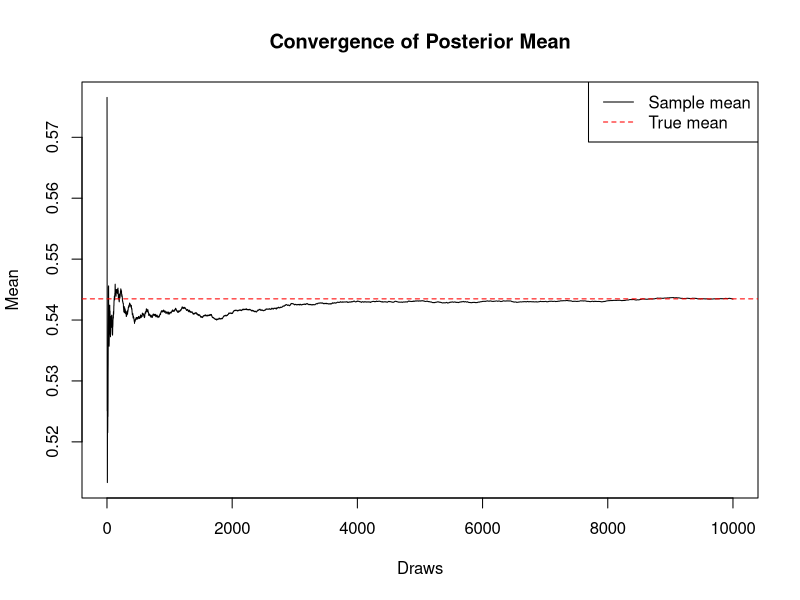
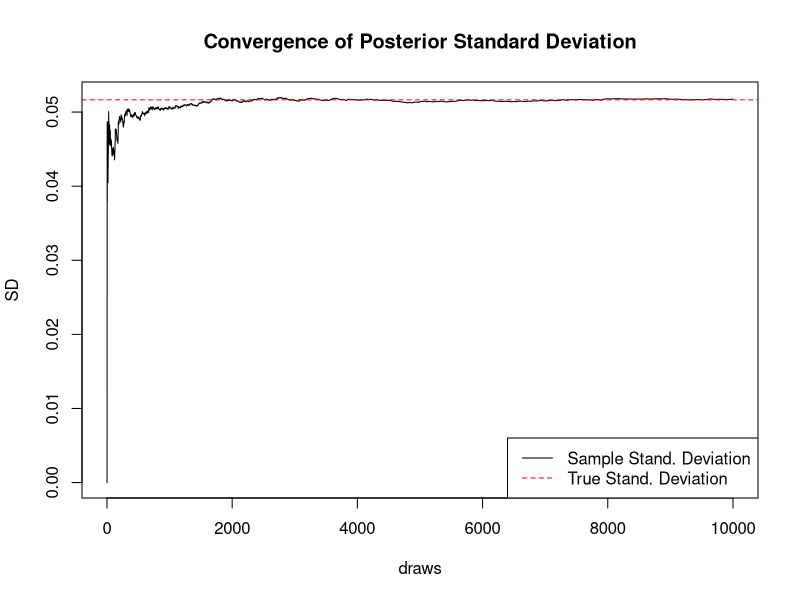
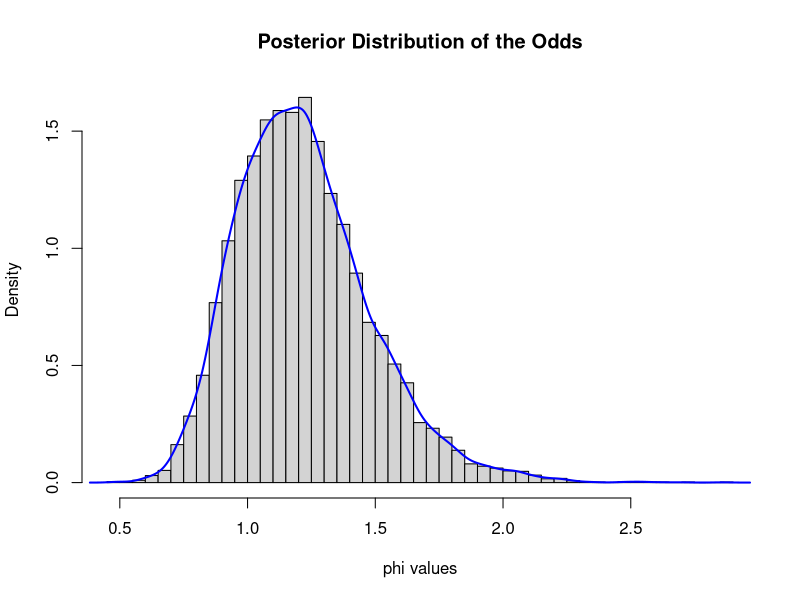
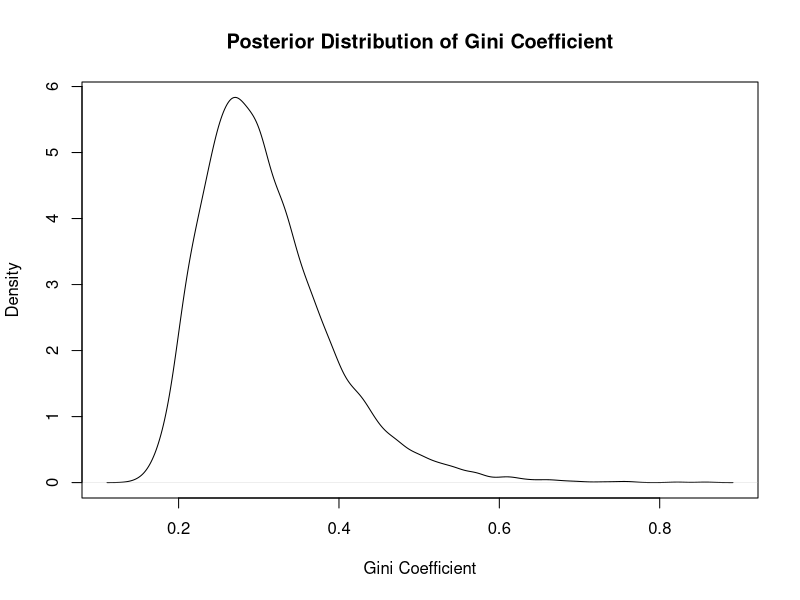
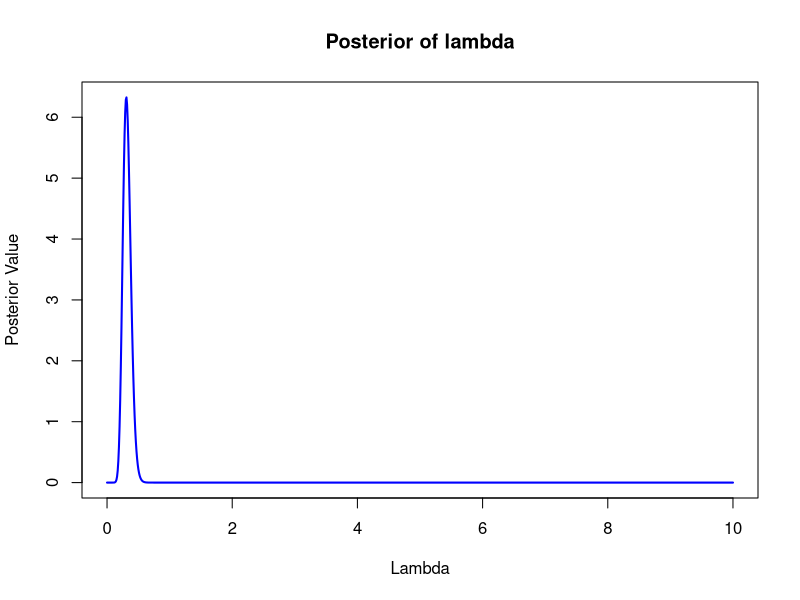

Write the R code that produced these figures, in order.
## ---- chunk 1
knitr::opts_chunk$set(echo = TRUE)
knitr::opts_chunk$set(size = "small")
## ---- chunk 2
set.seed(123)
f <- 35
n <- 78
alpha_zero <- 7
beta_zero <- 7

s <- n - f

posterior_alpha <- alpha_zero + s 
posterior_beta <- beta_zero + f  

true_mean <- posterior_alpha / (posterior_alpha + posterior_beta)
true_var <- (posterior_alpha * posterior_beta) /((posterior_alpha + posterior_beta)^2 
                                                 * (posterior_alpha + posterior_beta + 1))
true_sd <- sqrt(true_var)

nDraw <- 10000
samples <- rbeta(nDraw, posterior_alpha, posterior_beta)

means <- cumsum(samples) / (1:nDraw)
vars <- cumsum((samples - means)^2) / (1:nDraw)
sds <- sqrt(vars)
## ---- chunk 3
plot(1:nDraw, means, type = "l", 
     xlab = "Draws", ylab = "Mean",
     main = "Convergence of Posterior Mean")
abline(h = true_mean, col = "red", lty = 2)
legend("topright", legend = c("Sample mean", "True mean"), 
       col = c("black", "red"), lty = 1:2)
## ---- chunk 4
plot(1:nDraw, sds, type = "l", 
     xlab = "draws", ylab = "SD",
     main = "Convergence of Posterior Standard Deviation")
abline(h = true_sd, col = "red", lty = 2)
legend("bottomright", legend = c("Sample Stand. Deviation", "True Stand. Deviation"), 
       col = c("black", "red"), lty = 1:2)
## ---- chunk 5
actual_probability <- mean(samples > 0.5)

exact_probability <- 1 - pbeta(0.5, posterior_alpha, posterior_beta)

cat("Actual probability ", actual_probability, "\n")
cat("Exact probability ", exact_probability, "\n")
## ---- chunk 6
phi_values <- samples / (1 - samples)
## ---- chunk 7
hist(phi_values, breaks = 50, probability = TRUE, 
     main = "Posterior Distribution of the Odds", xlab = "phi values")
lines(density(phi_values), col = "blue", lwd = 2)
## ---- chunk 8
set.seed(123)
incomes <- c(22, 33, 31, 49, 65, 78, 17, 24)
mu <- 3.65
size <- length(incomes)

income_log_values <- log(incomes)
chi_square<- sum((income_log_values - mu)^2) / size


posterior_samples <- (size * chi_square)/rchisq(10000,size) 

## ---- chunk 9
posterior_samples <- (size * chi_square)/rchisq(10000,size) 
## ---- chunk 10
sigma_samples <- sqrt(posterior_samples)

gini_samples <- 2 * pnorm(sigma_samples / sqrt(2)) - 1

## ---- chunk 11
plot(density(gini_samples), 
     main = "Posterior Distribution of Gini Coefficient",
     xlab = "Gini Coefficient",ylab = "Density")
## ---- chunk 12
ci <- quantile(gini_samples, probs = c(0.025, 0.975))
## ---- chunk 13
cat("95% Equal Tail Credible Interval:", ci, "\n")
## ---- chunk 14
library(bayestestR)
hdi_ci <- hdi(gini_samples, ci = 0.95)
cat("95% HPDI:", hdi_ci$CI_low, hdi_ci$CI_high, "\n")
## ---- chunk 15
y <- c(0, 2, 5, 5, 7, 1, 4)
sum <- sum(y)
lambda_values <- seq(0, 10, length.out = 1000)

prior_values <- log(sqrt(2) / (5 * sqrt(pi))) - (lambda_values^2) / (2 * 5^2)
likelihood_values <- -n * lambda_values + sum * log(lambda_values)
posterior_values <- prior_values + likelihood_values

posterior_unnormalized <- exp((posterior_values-max(posterior_values)))

posterior_normalized <- posterior_unnormalized / 
                          sum(posterior_unnormalized * diff(lambda_values)[1])
## ---- chunk 16
plot(lambda_values, posterior_normalized, type = "l", col = "blue", lwd = 2,
     xlab = "Lambda", ylab = "Posterior Value", main = "Posterior of lambda")
## ---- chunk 17
posterior_mode <- lambda_values[which.max(posterior_normalized)]
cat("The posterior mode is:", posterior_mode)
